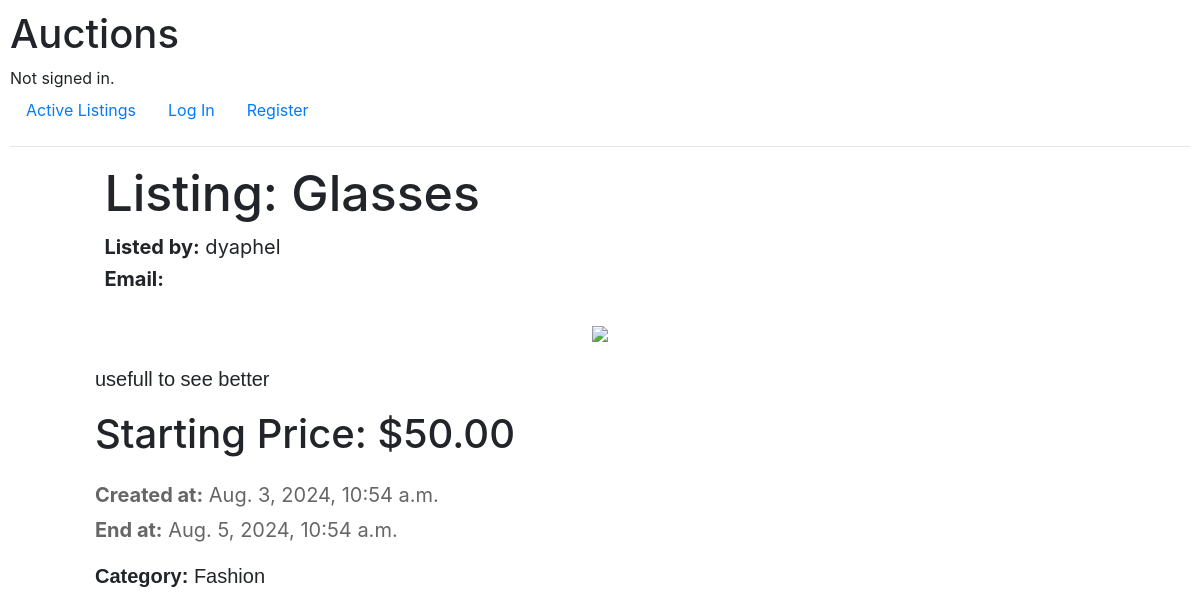
The app's page /listing/3/, older data.
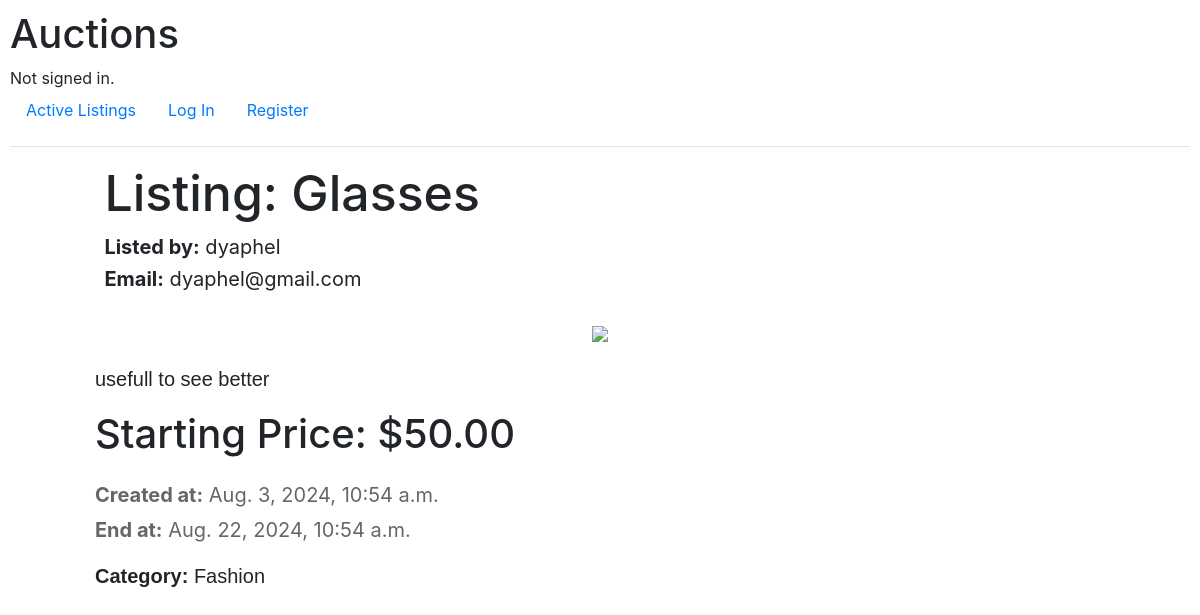
The same page, newer data.
### auctions/models.py (models this page shows)
class AuctionListings(models.Model):
    CATEGORY_LIST= [
        ("MOT", "Motors"),
        ("FAS", "Fashion"),
        ("ELE", "Electronics"),
        ("ART", "Collectibles & Art"),
        ("HGA", "Home & Garden"),
        ("SPO", "Sport"),
        ("TOY", "Toys"),
        ("BUS", "Business & Industrial"),
        ("MUS", "Music"),
    ]
    seller = models.ForeignKey(User, on_delete=models.CASCADE, related_name="listings")
    title = models.CharField(max_length=30)
    description = models.TextField()
    image_url = models.URLField(max_length=900, blank=True, null=True)
    starting_bid = models.DecimalField(max_digits=10, decimal_places=2)
    current_bid = models.DecimalField(max_digits=10, decimal_places=2, null=True, blank=True)
    created_at = models.DateTimeField(default=timezone.now())
    end_time = models.DateTimeField(default=timezone.now() + timedelta(hours=48))
    active = models.BooleanField(default=True)
    category = models.CharField(max_length=3, choices=CATEGORY_LIST)

class User(AbstractUser):
    pass

### auctions/views.py (the view)
# urls.py: path('listing/<int:id>/', views.listing, name='listing'),
def listing(request, id):
    category_dict = dict(AuctionListings.CATEGORY_LIST)
    listing = AuctionListings.objects.get(id=id)
    category = category_dict.get(listing.category)
    return render(request, "auctions/listing.html", {
        'listing': listing,
        'category_name':category
    })

### auctions/templates/auctions/listing.html (shortened to what this page needs)
{% extends "auctions/layout.html" %}
{% block body %}
<h1 class="listing-title">Listing: {{ listing.title }}</h1>
<p class="listing-seller"><strong>Listed by:</strong> {{ listing.seller }}</p>
<p class="listing-email"><strong>Email:</strong> {{ listing.seller.email }}</p>
<div class="listing-detail">
    {% if listing.image_url %}
        <img class="listing-img" src="{{ listing.image_url }}">
    {% endif %}
</div>
<div class="listing-body">
    <p class="listing-description">{{ listing.description }}</p>
    <h3 class="listing-bid">
        <p>Starting Price: ${{ listing.starting_bid }}</p>
    </h3>
    <p class="listing-createdat"><strong>Created at:</strong> {{ listing.created_at }}</p>
    <p class="listing-endat"><strong>End at:</strong> {{ listing.end_time }}</p>
    <p  class="listing-category"><strong>Category:</strong> {{ category_name }}</p>
</div>
{% endblock %}

### auctions/templates/auctions/layout.html (shortened to what this page needs)
{% load static %}
<!DOCTYPE html>
<html lang="en">
    <head>
        <link rel="stylesheet" href="https://stackpath.bootstrapcdn.com/bootstrap/4.4.1/css/bootstrap.min.css">
        <link href="{% static 'auctions/styles.css' %}" rel="stylesheet">
    </head>
    <body>
        <h1>Auctions</h1>
        <div>
            {% if user.is_authenticated %}
                Signed in as <strong>{{ user.username }}</strong>.
            {% else %}
                Not signed in.
            {% endif %}
        </div>
        <ul class="nav">
            <li class="nav-item">
                <a class="nav-link" href="{% url 'index' %}">Active Listings</a>
            </li>
            {% if user.is_authenticated %}
            <li class="nav-item">
                <a class="nav-link" href="{% url 'create' %}">Create Listing</a>
            </li>
                <li class="nav-item">
                    <a class="nav-link" href="{% url 'logout' %}">Log Out</a>
                </li>
            {% else %}
                <li class="nav-item">
                    <a class="nav-link" href="{% url 'login' %}">Log In</a>
                </li>
                <li class="nav-item">
                    <a class="nav-link" href="{% url 'register' %}">Register</a>
                </li>
            {% endif %}
        </ul>
        <hr>
        {% block body %}
        {% endblock %}
    </body>
</html>

### auctions/static/auctions/styles.css (style rules this page uses)
body { padding: 10px; }
.listing-title { text-align: start; font-size: 50px; margin-bottom: 2%; margin-left: 8%; }
.listing-seller, .listing-email { text-align: start; font-size: 20px; margin-top: -1.2%; margin-left: 8%; }
.listing-detail { display: flex; justify-content: center; align-items: center; margin-top: 20px; flex-direction: column; }
.listing-img { max-width: 50%; margin-top: 1%; margin-bottom: 1%; }
.listing-body { font-size: 40px; width: 90%; text-align: left; }
.listing-description, .listing-category { font-size: 20px; font-family: 'Lucida Sans', 'Lucida Sans Regular', 'Lucida Grande', 'Lucida Sans Unicode', Geneva, Verdana, sans-serif; margin-left: 8%; margin-top: 1%; }
.listing-bid { margin-left: 8%; font-size: 40px; margin-bottom: 3%; }
.listing-createdat, .listing-endat { font-size: 20px; margin-top: -1%; margin-left: 8%; color: #666; }

Row changes from the older to the newer data that the page shows:
changed AuctionListings "Glasses": seller.email (not shown) → "dyaphel@gmail.com"; end_time "Aug. 5, 2024, 10:54 a.m." → "Aug. 22, 2024, 10:54 a.m."
